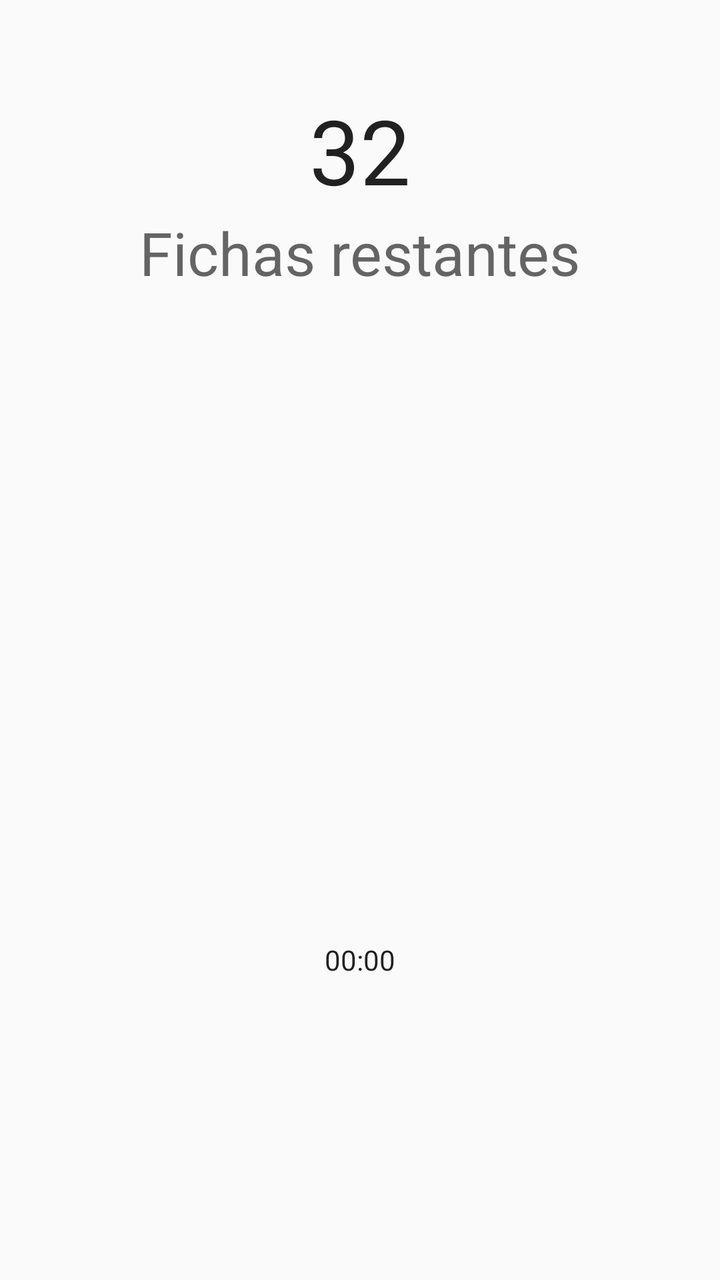
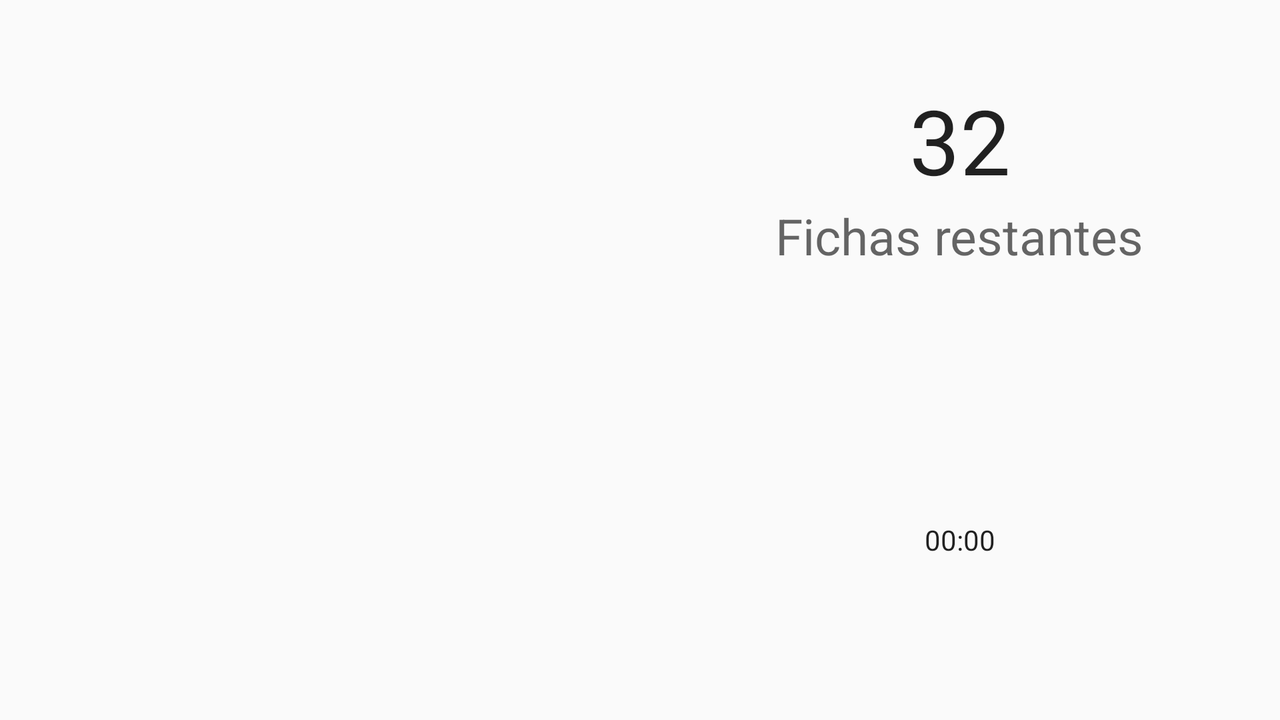

The same Android screen from two of the app's own layout files: first res/layout/ as a phone draws it, then the repository's variant for another configuration, drawn on a device whose configuration selects that folder. Both files follow.
<!-- AndroidManifest.xml: application theme AppTheme -->
<!-- res/layout/activity_main.xml -->
<?xml version="1.0" encoding="utf-8"?>
<LinearLayout xmlns:android="http://schemas.android.com/apk/res/android"
    xmlns:tools="http://schemas.android.com/tools"
    android:layout_width="match_parent"
    android:layout_height="match_parent"
    android:orientation="vertical"
    tools:context=".MainActivity"
    tools:ignore="RtlHardcoded">

    <TextView
        android:id="@+id/barraEstado"
        android:layout_width="match_parent"
        android:layout_height="@dimen/height_status_bar" />

    <RelativeLayout
        android:layout_width="match_parent"
        android:layout_height="wrap_content">

        
        <RadioButton
            android:id="@+id/p03"
            style="@style/SCeltaRadioButton"
            android:layout_toStartOf="@+id/p14" />

        <RadioButton
            android:id="@+id/p02"
            style="@style/SCeltaRadioButton"
            android:layout_toLeftOf="@id/p03" />

        <RadioButton
            android:id="@+id/p04"
            style="@style/SCeltaRadioButton"
            android:layout_toRightOf="@id/p03" />

        
        <RadioButton
            android:id="@+id/p13"
            style="@style/SCeltaRadioButton"
            android:layout_below="@+id/p03"
            android:layout_centerHorizontal="true" />

        <RadioButton
            android:id="@+id/p12"
            style="@style/SCeltaRadioButton"
            android:layout_below="@id/p02"
            android:layout_toLeftOf="@id/p13" />

        <RadioButton
            android:id="@+id/p14"
            style="@style/SCeltaRadioButton"
            android:layout_below="@id/p04"
            android:layout_toRightOf="@id/p13" />

        
        <RadioButton
            android:id="@+id/p23"
            style="@style/SCeltaRadioButton"
            android:layout_below="@id/p13"
            android:layout_centerHorizontal="true" />

        <RadioButton
            android:id="@+id/p22"
            style="@style/SCeltaRadioButton"
            android:layout_below="@id/p12"
            android:layout_toLeftOf="@id/p23" />

        <RadioButton
            android:id="@+id/p21"
            style="@style/SCeltaRadioButton"
            android:layout_below="@id/p12"
            android:layout_toLeftOf="@id/p22" />

        <RadioButton
            android:id="@+id/p20"
            style="@style/SCeltaRadioButton"
            android:layout_below="@id/p12"
            android:layout_toLeftOf="@id/p21" />

        <RadioButton
            android:id="@+id/p24"
            style="@style/SCeltaRadioButton"
            android:layout_below="@id/p14"
            android:layout_toRightOf="@id/p23" />

        <RadioButton
            android:id="@+id/p25"
            style="@style/SCeltaRadioButton"
            android:layout_below="@id/p14"
            android:layout_toRightOf="@id/p24" />

        <RadioButton
            android:id="@+id/p26"
            style="@style/SCeltaRadioButton"
            android:layout_below="@id/p14"
            android:layout_toRightOf="@id/p25" />

        
        <RadioButton
            android:id="@+id/p33"
            style="@style/SCeltaRadioButton"
            android:layout_below="@id/p23"
            android:layout_centerHorizontal="true" />

        <RadioButton
            android:id="@+id/p32"
            style="@style/SCeltaRadioButton"
            android:layout_below="@id/p22"
            android:layout_toLeftOf="@id/p33" />

        <RadioButton
            android:id="@+id/p31"
            style="@style/SCeltaRadioButton"
            android:layout_below="@id/p22"
            android:layout_toLeftOf="@id/p32" />

        <RadioButton
            android:id="@+id/p30"
            style="@style/SCeltaRadioButton"
            android:layout_below="@id/p22"
            android:layout_toLeftOf="@id/p31" />

        <RadioButton
            android:id="@+id/p34"
            style="@style/SCeltaRadioButton"
            android:layout_below="@id/p24"
            android:layout_toRightOf="@id/p33" />

        <RadioButton
            android:id="@+id/p35"
            style="@style/SCeltaRadioButton"
            android:layout_below="@id/p24"
            android:layout_toRightOf="@id/p34" />

        <RadioButton
            android:id="@+id/p36"
            style="@style/SCeltaRadioButton"
            android:layout_below="@id/p24"
            android:layout_toRightOf="@id/p35" />

        
        <RadioButton
            android:id="@+id/p43"
            style="@style/SCeltaRadioButton"
            android:layout_below="@id/p33"
            android:layout_centerHorizontal="true" />

        <RadioButton
            android:id="@+id/p42"
            style="@style/SCeltaRadioButton"
            android:layout_below="@id/p32"
            android:layout_toLeftOf="@id/p43" />

        <RadioButton
            android:id="@+id/p41"
            style="@style/SCeltaRadioButton"
            android:layout_below="@id/p32"
            android:layout_toLeftOf="@id/p42" />

        <RadioButton
            android:id="@+id/p40"
            style="@style/SCeltaRadioButton"
            android:layout_below="@id/p32"
            android:layout_toLeftOf="@id/p41" />

        <RadioButton
            android:id="@+id/p44"
            style="@style/SCeltaRadioButton"
            android:layout_below="@id/p34"
            android:layout_toRightOf="@id/p43" />

        <RadioButton
            android:id="@+id/p45"
            style="@style/SCeltaRadioButton"
            android:layout_below="@id/p34"
            android:layout_toRightOf="@id/p44" />

        <RadioButton
            android:id="@+id/p46"
            style="@style/SCeltaRadioButton"
            android:layout_below="@id/p34"
            android:layout_toRightOf="@id/p45" />

        
        <RadioButton
            android:id="@+id/p53"
            style="@style/SCeltaRadioButton"
            android:layout_below="@+id/p43"
            android:layout_centerHorizontal="true" />

        <RadioButton
            android:id="@+id/p52"
            style="@style/SCeltaRadioButton"
            android:layout_below="@id/p42"
            android:layout_toLeftOf="@id/p53" />

        <RadioButton
            android:id="@+id/p54"
            style="@style/SCeltaRadioButton"
            android:layout_below="@id/p44"
            android:layout_toRightOf="@id/p53" />

        
        <RadioButton
            android:id="@+id/p63"
            style="@style/SCeltaRadioButton"
            android:layout_below="@+id/p53"
            android:layout_centerHorizontal="true" />

        <RadioButton
            android:id="@+id/p62"
            style="@style/SCeltaRadioButton"
            android:layout_below="@id/p52"
            android:layout_toLeftOf="@id/p63" />

        <RadioButton
            android:id="@+id/p64"
            style="@style/SCeltaRadioButton"
            android:layout_below="@id/p54"
            android:layout_toRightOf="@id/p63" />

    </RelativeLayout>
    <RelativeLayout
        android:layout_width="match_parent"
        android:layout_height="match_parent"
    >
        <LinearLayout
            android:layout_width="match_parent"
            android:layout_height="match_parent"
            android:orientation="vertical">
            <RelativeLayout
                android:layout_width="match_parent"
                android:layout_height="match_parent"
                android:layout_weight="1">
                <LinearLayout
                    android:layout_width="match_parent"
                    android:layout_height="match_parent"
                    android:layout_marginTop="30dp"
                    android:orientation="vertical"
                    android:layout_centerInParent="true"
                    >

                    <TextView
                        android:id="@+id/tokens"
                        android:layout_width="wrap_content"
                        android:layout_height="wrap_content"
                        android:layout_gravity="center_horizontal"
                        android:layout_marginTop="30dp"
                        android:textAppearance="?android:attr/textAppearanceLarge"
                        android:textSize="45sp"
                        android:text="@string/numberTokenDefault"/>

                    <TextView
                        android:layout_width="wrap_content"
                        android:layout_height="wrap_content"
                        android:layout_gravity="center_horizontal"
                        android:layout_marginTop="1dp"
                        android:layout_marginBottom="1dp"
                        android:textAppearance="?android:attr/textAppearanceMedium"
                        android:textSize="30sp"
                        android:text="@string/numberTokenDescription"
                        />

                </LinearLayout>

            </RelativeLayout>
            <RelativeLayout
                android:layout_width="match_parent"
                android:layout_height="wrap_content"
                android:layout_weight="1">
                <Chronometer
                    android:id="@+id/chronometer"
                    android:layout_width="match_parent"
                    android:layout_height="match_parent"
                    android:gravity="center"
                    />
            </RelativeLayout>
        </LinearLayout>
    </RelativeLayout>

</LinearLayout>
<!-- resources referenced by this layout -->
<resources>
  <string name="numberTokenDefault">32</string>
  <string name="numberTokenDescription">Fichas restantes</string>
  <style name="SCeltaRadioButton">
          <item name="android:layout_width">@dimen/button_side</item>
          <item name="android:layout_height">@dimen/button_side</item>
          <item name="android:buttonTint">#3F51B5</item>
          <item name="android:onClick">fichaPulsada</item>
      </style>
  <style name="AppTheme" parent="Theme.AppCompat.Light">
          
      </style>
</resources>
<!-- res/layout-land/activity_main.xml (the repository's variant of the layout above) -->
<!-- drawn on the phone turned sideways -->
<?xml version="1.0" encoding="utf-8"?>
<LinearLayout xmlns:android="http://schemas.android.com/apk/res/android"
    xmlns:tools="http://schemas.android.com/tools"
    android:layout_width="match_parent"
    android:layout_height="match_parent"
    android:orientation="horizontal"
    tools:context=".MainActivity"
    tools:ignore="RtlHardcoded">


    <RelativeLayout
        android:layout_width="match_parent"
        android:layout_height="match_parent"
        android:layout_weight="1"
        android:layout_marginTop="30dp">

        
        <RadioButton
            android:id="@+id/p03"
            style="@style/SCeltaRadioButton"
            android:layout_toStartOf="@+id/p14" />

        <RadioButton
            android:id="@+id/p02"
            style="@style/SCeltaRadioButton"
            android:layout_toLeftOf="@id/p03" />

        <RadioButton
            android:id="@+id/p04"
            style="@style/SCeltaRadioButton"
            android:layout_toRightOf="@id/p03" />

        
        <RadioButton
            android:id="@+id/p13"
            style="@style/SCeltaRadioButton"
            android:layout_below="@+id/p03"
            android:layout_centerHorizontal="true" />

        <RadioButton
            android:id="@+id/p12"
            style="@style/SCeltaRadioButton"
            android:layout_below="@id/p02"
            android:layout_toLeftOf="@id/p13" />

        <RadioButton
            android:id="@+id/p14"
            style="@style/SCeltaRadioButton"
            android:layout_below="@id/p04"
            android:layout_toRightOf="@id/p13" />

        
        <RadioButton
            android:id="@+id/p23"
            style="@style/SCeltaRadioButton"
            android:layout_below="@id/p13"
            android:layout_centerHorizontal="true" />

        <RadioButton
            android:id="@+id/p22"
            style="@style/SCeltaRadioButton"
            android:layout_below="@id/p12"
            android:layout_toLeftOf="@id/p23" />

        <RadioButton
            android:id="@+id/p21"
            style="@style/SCeltaRadioButton"
            android:layout_below="@id/p12"
            android:layout_toLeftOf="@id/p22" />

        <RadioButton
            android:id="@+id/p20"
            style="@style/SCeltaRadioButton"
            android:layout_below="@id/p12"
            android:layout_toLeftOf="@id/p21" />

        <RadioButton
            android:id="@+id/p24"
            style="@style/SCeltaRadioButton"
            android:layout_below="@id/p14"
            android:layout_toRightOf="@id/p23" />

        <RadioButton
            android:id="@+id/p25"
            style="@style/SCeltaRadioButton"
            android:layout_below="@id/p14"
            android:layout_toRightOf="@id/p24" />

        <RadioButton
            android:id="@+id/p26"
            style="@style/SCeltaRadioButton"
            android:layout_below="@id/p14"
            android:layout_toRightOf="@id/p25" />

        
        <RadioButton
            android:id="@+id/p33"
            style="@style/SCeltaRadioButton"
            android:layout_below="@id/p23"
            android:layout_centerHorizontal="true" />

        <RadioButton
            android:id="@+id/p32"
            style="@style/SCeltaRadioButton"
            android:layout_below="@id/p22"
            android:layout_toLeftOf="@id/p33" />

        <RadioButton
            android:id="@+id/p31"
            style="@style/SCeltaRadioButton"
            android:layout_below="@id/p22"
            android:layout_toLeftOf="@id/p32" />

        <RadioButton
            android:id="@+id/p30"
            style="@style/SCeltaRadioButton"
            android:layout_below="@id/p22"
            android:layout_toLeftOf="@id/p31" />

        <RadioButton
            android:id="@+id/p34"
            style="@style/SCeltaRadioButton"
            android:layout_below="@id/p24"
            android:layout_toRightOf="@id/p33" />

        <RadioButton
            android:id="@+id/p35"
            style="@style/SCeltaRadioButton"
            android:layout_below="@id/p24"
            android:layout_toRightOf="@id/p34" />

        <RadioButton
            android:id="@+id/p36"
            style="@style/SCeltaRadioButton"
            android:layout_below="@id/p24"
            android:layout_toRightOf="@id/p35" />

        
        <RadioButton
            android:id="@+id/p43"
            style="@style/SCeltaRadioButton"
            android:layout_below="@id/p33"
            android:layout_centerHorizontal="true" />

        <RadioButton
            android:id="@+id/p42"
            style="@style/SCeltaRadioButton"
            android:layout_below="@id/p32"
            android:layout_toLeftOf="@id/p43" />

        <RadioButton
            android:id="@+id/p41"
            style="@style/SCeltaRadioButton"
            android:layout_below="@id/p32"
            android:layout_toLeftOf="@id/p42" />

        <RadioButton
            android:id="@+id/p40"
            style="@style/SCeltaRadioButton"
            android:layout_below="@id/p32"
            android:layout_toLeftOf="@id/p41" />

        <RadioButton
            android:id="@+id/p44"
            style="@style/SCeltaRadioButton"
            android:layout_below="@id/p34"
            android:layout_toRightOf="@id/p43" />

        <RadioButton
            android:id="@+id/p45"
            style="@style/SCeltaRadioButton"
            android:layout_below="@id/p34"
            android:layout_toRightOf="@id/p44" />

        <RadioButton
            android:id="@+id/p46"
            style="@style/SCeltaRadioButton"
            android:layout_below="@id/p34"
            android:layout_toRightOf="@id/p45" />

        
        <RadioButton
            android:id="@+id/p53"
            style="@style/SCeltaRadioButton"
            android:layout_below="@+id/p43"
            android:layout_centerHorizontal="true" />

        <RadioButton
            android:id="@+id/p52"
            style="@style/SCeltaRadioButton"
            android:layout_below="@id/p42"
            android:layout_toLeftOf="@id/p53" />

        <RadioButton
            android:id="@+id/p54"
            style="@style/SCeltaRadioButton"
            android:layout_below="@id/p44"
            android:layout_toRightOf="@id/p53" />

        
        <RadioButton
            android:id="@+id/p63"
            style="@style/SCeltaRadioButton"
            android:layout_below="@+id/p53"
            android:layout_centerHorizontal="true" />

        <RadioButton
            android:id="@+id/p62"
            style="@style/SCeltaRadioButton"
            android:layout_below="@id/p52"
            android:layout_toLeftOf="@id/p63" />

        <RadioButton
            android:id="@+id/p64"
            style="@style/SCeltaRadioButton"
            android:layout_below="@id/p54"
            android:layout_toRightOf="@id/p63" />

    </RelativeLayout>
    <RelativeLayout
        android:layout_width="match_parent"
        android:layout_height="match_parent"
        android:layout_weight="1"
        >
        <LinearLayout
            android:layout_width="match_parent"
            android:layout_height="match_parent"
            android:orientation="vertical">
            <RelativeLayout
                android:layout_width="match_parent"
                android:layout_height="match_parent"
                android:layout_weight="1">
                <LinearLayout
                    android:layout_width="match_parent"
                    android:layout_height="match_parent"
                    android:layout_marginTop="30dp"
                    android:orientation="vertical"
                    android:layout_centerInParent="true"
                    >

                    <TextView
                        android:id="@+id/tokens"
                        android:layout_width="wrap_content"
                        android:layout_height="wrap_content"
                        android:layout_gravity="center_horizontal"
                        android:layout_marginTop="25dp"
                        android:textAppearance="?android:attr/textAppearanceLarge"
                        android:textSize="45sp"
                        android:text="@string/numberTokenDefault"/>

                    <TextView
                        android:layout_width="wrap_content"
                        android:layout_height="wrap_content"
                        android:layout_gravity="center_horizontal"
                        android:layout_marginTop="1dp"
                        android:layout_marginBottom="1dp"
                        android:textAppearance="?android:attr/textAppearanceMedium"
                        android:textSize="25sp"
                        android:text="@string/numberTokenDescription"
                        />

                </LinearLayout>

            </RelativeLayout>
            <RelativeLayout
                android:layout_width="match_parent"
                android:layout_height="wrap_content"
                android:layout_weight="1">
                <Chronometer
                    android:id="@+id/chronometer"
                    android:layout_width="match_parent"
                    android:layout_height="match_parent"
                    android:gravity="center"
                    />
            </RelativeLayout>
        </LinearLayout>
    </RelativeLayout>

</LinearLayout>
